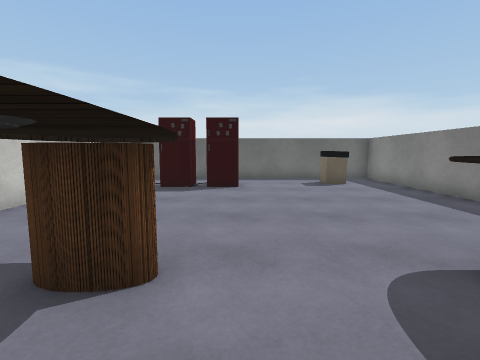
View 1 (above)

16 first-person views from a walk through a scene from a Unity 3-D project. The camera is 1.3 m above the floor, tilts 6° down and sees 85° across. The floor is counted in squares, 1 m on a side. Each view is taken from the middle of a square. On the plan, view 1 faces up. The plan holds only what a view shows up to about 13 squares ahead; the rest is blank. The place goes on beyond the plan. Some animated figures are left out. Some surface patterns are stand-ins.

View 2
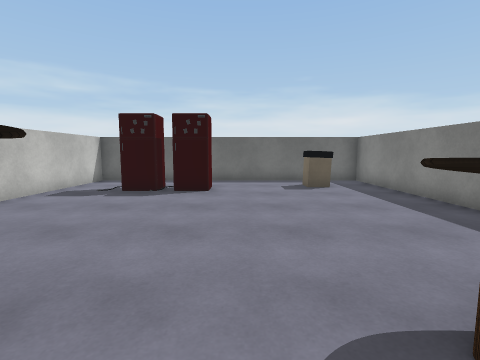

View 3
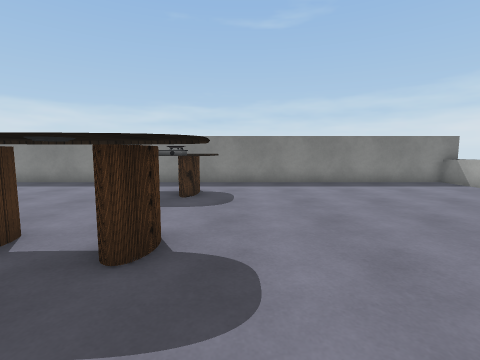

View 4
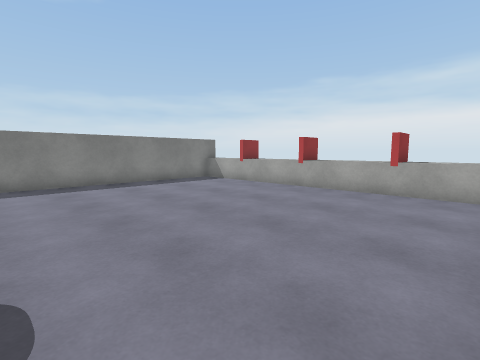

View 5
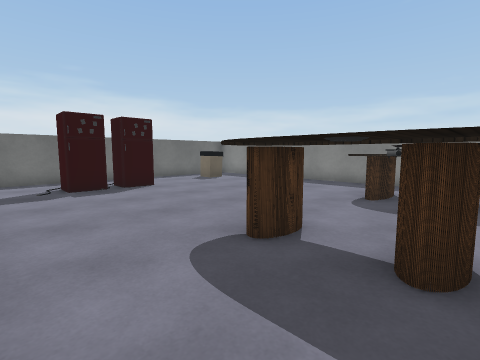

View 6
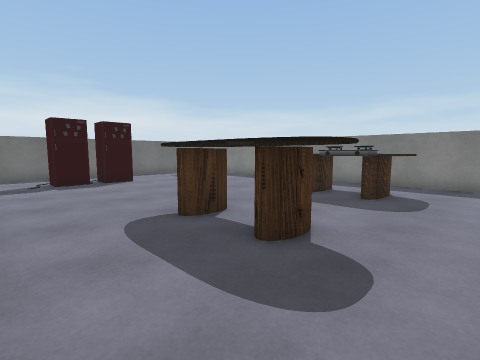

View 7
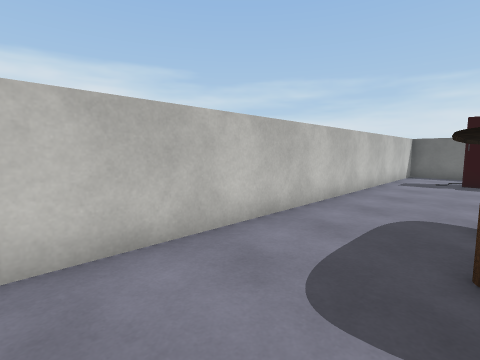

View 8
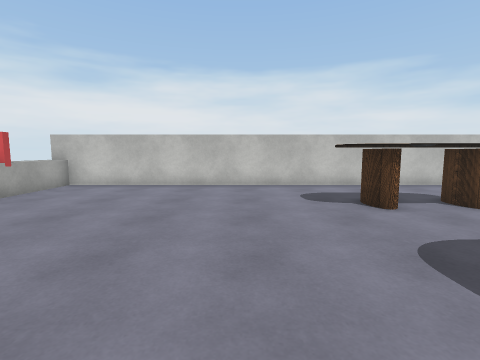

View 9
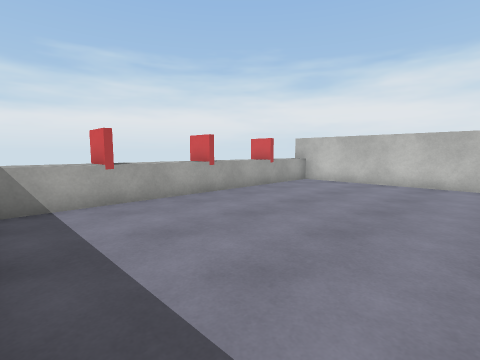

View 10
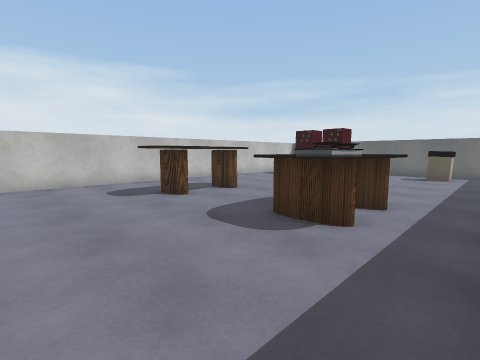

View 11
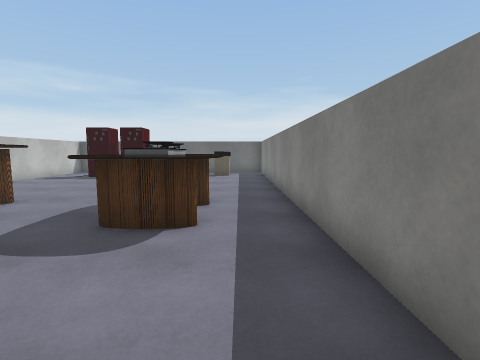

View 12
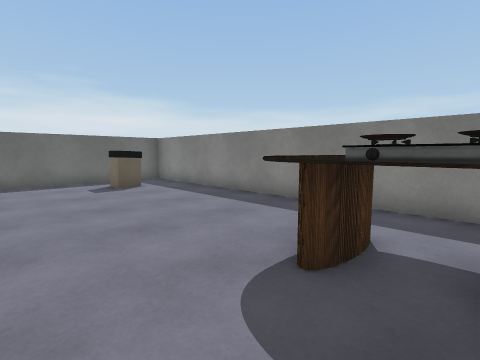

View 13
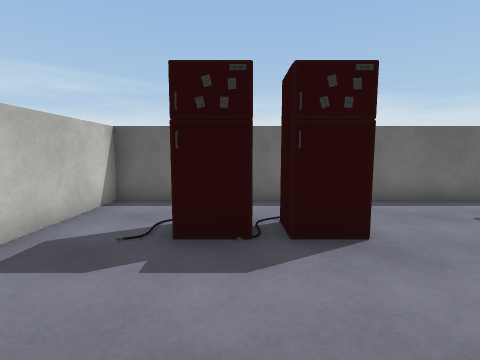

View 14
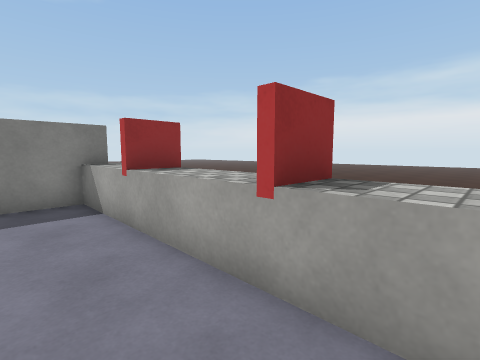

View 15
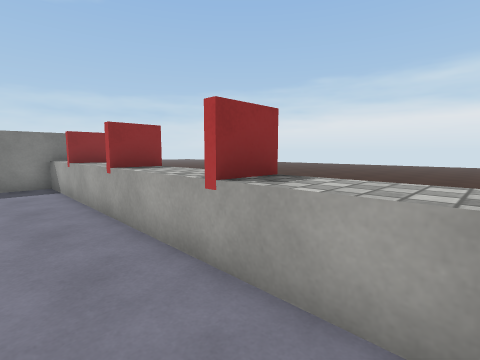

View 16
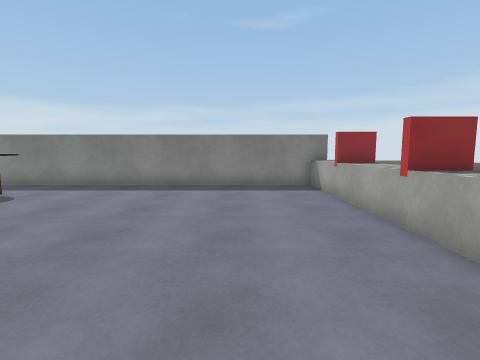

### Floor plan
Key: @ floor where view 1 was taken; # wall or solid block; . floor; = window, fence, low wall or low ledge; ^ raised ledge; O other object.
Columns run from 6 left of view 1 to 7 right of it. Each row starts with its distance up from view 1.
 13 ##############
 12 #............#
 11 #..O##O...O..#
 10 #..OOOO......#
  9 #............#
  8 #............#
  7 #............#
  6 #............#
  5 #............#
  4 #............#
  3 #...OO..OOO..#
  2 #...OO..OOO .#
  1 #...OO..OOOO.#
  0 #...OO@.OOO..#
 -1 #............#
 -2 #............#
 -3 #............#
 -4 #............#
 -5 #............#
 -6 #............#
 -7 #............#
 -8 #............#
 -9 #............#
-10 #^^^^^^^^^^^^#
-11  ^^^^^^^^^^^^=

Positions as (right, up) in squares from view 1, and headings:
1: (0, 0), facing up
2: (1, 1), facing up
3: (-5, -1), facing right
4: (-5, -1), facing down-right
5: (-5, 0), facing up-right
6: (-5, -2), facing up-right
7: (-2, -3), facing up-left
8: (5, -3), facing left
9: (6, -3), facing down-left
10: (6, -4), facing up-left
11: (5, -4), facing up
12: (0, 1), facing up-right
13: (-2, 6), facing up
14: (-1, -8), facing down-right
15: (-5, -8), facing down-right
16: (-4, -7), facing right
